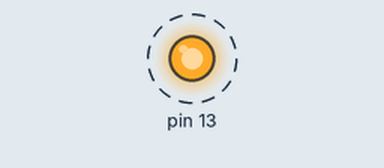
Bench run of a sketch on a simulated Arduino Uno, built with avr-gcc and run on an emulated ATmega328P. On the bench: output pins drawn as LEDs (lit = HIGH). Dashed ring = blinking. What the sketch prints to the serial monitor is not drawn.

Above: at 0.05 s.
Timing chart, 0 to 3.0 s (numbered marks = the images above):
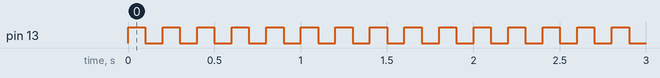

Measured:
- by itself, pin 13: alternates HIGH for 0.10 s and LOW for 0.10 s

The sketch:

blink.ino
```cpp
void setup() {
  // put your setup code here, to run once:
  pinMode(13, OUTPUT);
  Serial.begin(9600);
}

void loop() {
  // put your main code here, to run repeatedly:
  digitalWrite(13, HIGH);
  delay(100);
  digitalWrite(13, LOW);
  delay(100);
  Serial.println("Hello World");
}
```
